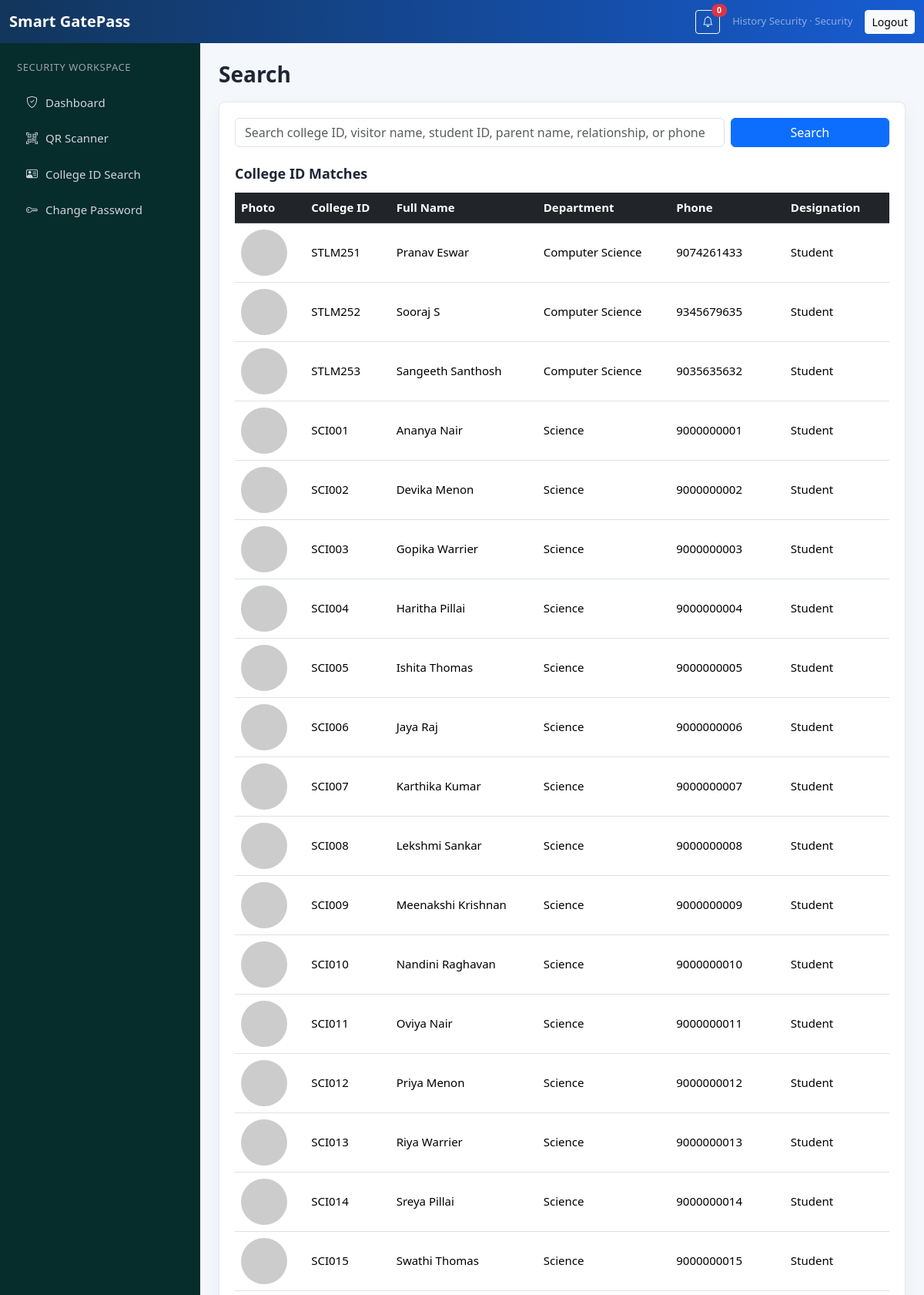
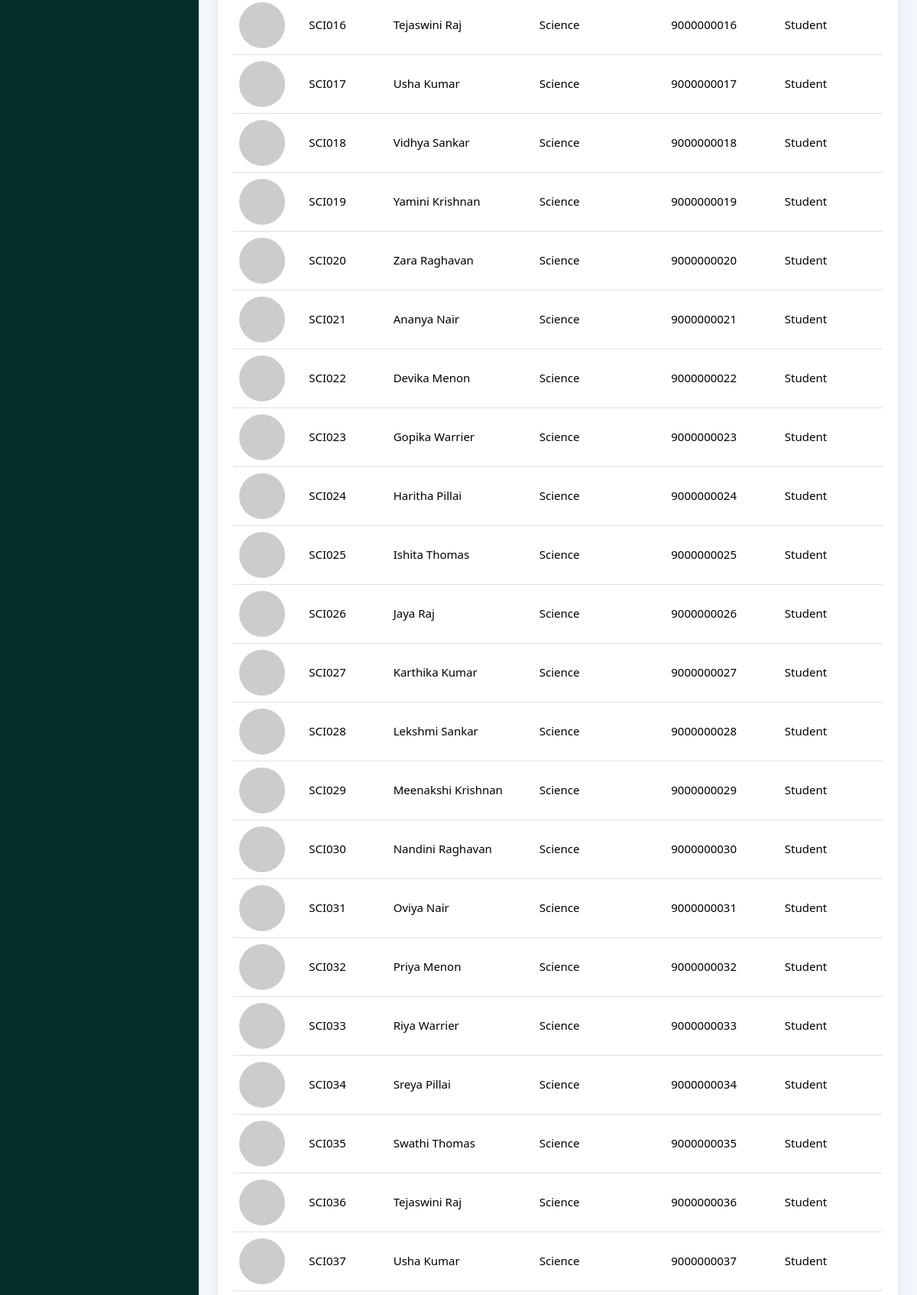
Page /security/search (signed in, upper part) on the committed database (2 pictures, top to bottom).
### models/schema.py (models this page shows, shortened)
class User(db.Model):
    __tablename__ = "users"
    id = db.Column(db.Integer, primary_key=True)
    name = db.Column(db.String(120), nullable=False)
    username = db.Column(db.String(80), unique=True, index=True)
    email = db.Column(db.String(160), unique=True, nullable=False, index=True)
    phone = db.Column(db.String(30), nullable=False)
    password_hash = db.Column(db.String(255), nullable=False)
    role = db.Column(db.String(30), nullable=False, index=True)
    department = db.Column(db.String(120))
    photo = db.Column(db.String(255))
    college_id = db.Column(db.String(80), unique=True, index=True)
    designation = db.Column(db.String(120))
    course_applied = db.Column(db.String(120))
    is_available = db.Column(db.Boolean, default=True)
    is_active = db.Column(db.Boolean, default=True)
    created_at = db.Column(db.DateTime, default=datetime.utcnow)
    visitors = db.relationship("Visitor", backref="public_user", foreign_keys="Visitor.user_id")
    authority_visits = db.relationship("Visitor", backref="authority", foreign_keys="Visitor.authority_id")

class Student(db.Model):
    __tablename__ = "students"
    id = db.Column(db.Integer, primary_key=True)
    student_id = db.Column(db.String(80), unique=True, index=True)
    student_name = db.Column(db.String(120))
    college_id = db.Column(db.String(80), unique=True, nullable=False, index=True)
    full_name = db.Column(db.String(120), nullable=False)
    course_applied = db.Column(db.String(120))
    course = db.Column(db.String(40))
    admission_year = db.Column(db.Integer)
    batch = db.Column(db.String(20))
    current_year = db.Column(db.String(40))
    department = db.Column(db.String(120))
    address = db.Column(db.Text)
    phone = db.Column(db.String(30))
    qr_code = db.Column(db.String(255), unique=True)
    created_by_staff_id = db.Column(db.Integer, db.ForeignKey("users.id"), index=True)
    photo = db.Column(db.String(255))
    created_at = db.Column(db.DateTime, default=datetime.utcnow)
    created_by_staff = db.relationship("User")

### routes/security.py (the view)
@security_bp.route("/search")
@roles_required("security")
def search():
    query = request.args.get("college_id", "").strip().lower()
    visitor_results = []
    records = (
        Student.query.all()
        + Teacher.query.all()
        + User.query.filter(
            User.role.in_(
                ["staff", "principal", "management", "admin"]
            )
        ).all()
    )
    if query:
        results = []
        pattern = f"%{query}%"
        for record in records:
            college_id = getattr(
                record,
                "college_id",
                ""
            ).lower()
            if query in college_id:
                results.append(record)
        visitor_results = (
            Visitor.query.join(User, Visitor.user_id == User.id)
            .filter(
                (User.name.ilike(pattern))
                | (User.phone.ilike(pattern))
                | (Visitor.student_id.ilike(pattern))
                | (Visitor.parent_name.ilike(pattern))
                | (Visitor.relationship.ilike(pattern))
            )
            .order_by(Visitor.created_at.desc())
            .limit(25)
            .all()
        )
    else:
        results = records
    return render_template(
        "security/search.html",
        results=results,
        visitor_results=visitor_results,
        query=query
    )

### utils/notifications.py (called while the page is built)
def unread_count(user_id):
    return Notification.query.filter_by(receiver_id=user_id, is_read=False).count()

### utils/security.py (called while the page is built)
def current_user():
    user_id = session.get("user_id")
    if not user_id:
        return None
    return db.session.get(User, user_id)

def roles_required(*roles):
    def decorator(view):
        @wraps(view)
        def wrapper(*args, **kwargs):
            user = current_user()
            if not user:
                flash("Please log in to continue.", "warning")
                return redirect(url_for("auth.login", next=request.path))
            if user.role not in roles:
                flash("You are not authorized to access that page.", "danger")
                return redirect(url_for(ROLE_DASHBOARDS.get(user.role, "auth.login")))
            return view(*args, **kwargs)
        return wrapper
    return decorator

### templates/security/search.html (shortened to what this page needs)
{% extends 'base.html' %}
{% block content %}
<div class="page-head">
    <h1>Search</h1>
</div>
<div class="panel">
    <form method="get" class="row g-2 mb-4">
        <div class="col-md-9">
            <input type="text" class="form-control" name="college_id" value="{{ query }}" placeholder="Search college ID, visitor name, student ID, parent name, relationship, or phone">
        </div>
        <div class="col-md-3">
            <button class="btn btn-primary w-100">Search</button>
        </div>
    </form>
    <h2>College ID Matches</h2>
    <div class="table-responsive">
        <table class="table table-hover align-middle">
            <thead class="table-dark">
                <tr>
                    <th>Photo</th>
                    <th>College ID</th>
                    <th>Full Name</th>
                    <th>Department</th>
                    <th>Phone</th>
                    <th>Designation</th>
                </tr>
            </thead>
            <tbody>
                {% for user in results %}
                <tr>
                    <td><img src="{% if user.photo %}{{ url_for('static', filename=user.photo) }}{% else %}https://placehold.co/60x60?text=ID{% endif %}" width="60" height="60" style="border-radius:50%; object-fit:cover;"></td>
                    <td>{{ user.college_id }}</td>
                    <td>{{ user.full_name if user.full_name is defined else user.name }}</td>
                    <td>{{ user.department }}</td>
                    <td>{{ user.phone }}</td>
                    <td>{{ user.designation if user.designation is defined else 'Student' }}</td>
                </tr>
                {% else %}
                <tr><td colspan="6" class="text-center text-muted">No college ID matches.</td></tr>
                {% endfor %}
            </tbody>
        </table>
    </div>
</div>
{% endblock %}

### templates/base.html (shortened to what this page needs)
<!doctype html>
<html lang="en" data-bs-theme="light">
<head>
  <link href="https://cdn.jsdelivr.net/npm/bootstrap@5.3.3/dist/css/bootstrap.min.css" rel="stylesheet">
  <link href="https://cdn.jsdelivr.net/npm/bootstrap-icons@1.11.3/font/bootstrap-icons.css" rel="stylesheet">
  <link href="{{ url_for('static', filename='css/style.css') }}" rel="stylesheet">
</head>
<body class="app-body role-{{ current_user.role if current_user else 'guest' }}">
<nav class="navbar navbar-expand-lg app-topbar sticky-top">
  <div class="container-fluid">
    <a class="navbar-brand fw-bold" href="{{ url_for('index') }}">Smart GatePass</a>
    <div class="ms-auto d-flex align-items-center gap-3">
      {% if current_user %}
      <button class="btn btn-sm btn-outline-light position-relative" id="notifyBtn" type="button">
        <i class="bi bi-bell"></i>
        <span class="position-absolute top-0 start-100 translate-middle badge rounded-pill bg-danger" id="notifyBadge">{{ unread_count }}</span>
      </button>
      <span class="small text-white-50">{{ current_user.name }} · {{ current_user.role|title }}</span>
      <a class="btn btn-sm btn-light" href="{{ url_for('auth.logout') }}">Logout</a>
      {% endif %}
    </div>
  </div>
</nav>
<main class="app-shell">
  {% if current_user %}<aside class="sidebar d-none d-lg-block">{% include 'partials/sidebar.html' %}</aside>{% endif %}
  <section class="content">
    {% block content %}{% endblock %}
  </section>
</main>
</body>
</html>

### templates/partials/sidebar.html (shortened to what this page needs)
{% set role = current_user.role %}
<div class="sidebar-title">{{ role|title }} Workspace</div>
<nav class="nav flex-column gap-1">
  {% if role == 'public' %}
  <a class="nav-link" href="{{ url_for('public.dashboard') }}"><i class="bi bi-speedometer2"></i> Dashboard</a>
  <a class="nav-link" href="{{ url_for('public.book') }}"><i class="bi bi-calendar-plus"></i> Book Visit</a>
  {% elif role == 'security' %}
  <a class="nav-link" href="{{ url_for('security.dashboard') }}"><i class="bi bi-shield-check"></i> Dashboard</a>
  <a class="nav-link" href="{{ url_for('security.scanner') }}"><i class="bi bi-qr-code-scan"></i> QR Scanner</a>
  <a class="nav-link" href="{{ url_for('security.search') }}"><i class="bi bi-person-vcard"></i> College ID Search</a>
  {% endif %}
  <a class="nav-link" href="{{ url_for('auth.change_password') }}"><i class="bi bi-key"></i> Change Password</a>
</nav>

### static/css/style.css (style rules this page uses)
:root { --bg: #f4f7fb; --panel: #ffffff; --ink: #1d2635; --muted: #64748b; --brand: #175cd3; --sidebar: #101828; }
body { background: var(--bg); color: var(--ink); font-size: 15px; }
.app-topbar { background: linear-gradient(90deg, #12355b, #175cd3); }
.navbar-brand { color: #fff; }
.app-shell { display: flex; min-height: calc(100vh - 56px); }
.sidebar { width: 260px; background: var(--sidebar); color: #fff; padding: 22px; flex: 0 0 260px; }
.sidebar-title { font-size: 13px; color: #98a2b3; text-transform: uppercase; margin-bottom: 14px; letter-spacing: .04em; }
.sidebar .nav-link { color: #d0d5dd; border-radius: 8px; padding: 10px 12px; display: flex; gap: 10px; align-items: center; }
.content { width: 100%; padding: 24px; }
.page-head { display: flex; justify-content: space-between; gap: 16px; align-items: center; margin-bottom: 18px; }
h1 { font-size: 28px; margin: 0; font-weight: 750; }
h2 { font-size: 18px; font-weight: 700; margin-bottom: 14px; }
.panel, .auth-panel, .stat-card { background: var(--panel); border: 1px solid #e4e7ec; border-radius: 8px; box-shadow: 0 8px 24px rgba(16,24,40,.05); }
.panel { padding: 20px; }
.role-security .sidebar { background: #062c2c; }

### rows in the picture
User: name "History Security", role "Security", role "SECURITY"
Student: college_id "STLM251", full_name "Pranav Eswar", department "Computer Science", phone "9074261433", designation "Student"
Student: college_id "STLM252", full_name "Sooraj S", department "Computer Science", phone "9345679635", designation "Student"
Student: college_id "STLM253", full_name "Sangeeth Santhosh", department "Computer Science", phone "9035635632", designation "Student"
Student: college_id "SCI001", full_name "Ananya Nair", department "Science", phone "9000000001", designation "Student"
Student: college_id "SCI002", full_name "Devika Menon", department "Science", phone "9000000002", designation "Student"
Student: college_id "SCI003", full_name "Gopika Warrier", department "Science", phone "9000000003", designation "Student"
Student: college_id "SCI004", full_name "Haritha Pillai", department "Science", phone "9000000004", designation "Student"
Student: college_id "SCI005", full_name "Ishita Thomas", department "Science", phone "9000000005", designation "Student"
Student: college_id "SCI006", full_name "Jaya Raj", department "Science", phone "9000000006", designation "Student"
Student: college_id "SCI007", full_name "Karthika Kumar", department "Science", phone "9000000007", designation "Student"
Student: college_id "SCI008", full_name "Lekshmi Sankar", department "Science", phone "9000000008", designation "Student"
Student: college_id "SCI009", full_name "Meenakshi Krishnan", department "Science", phone "9000000009", designation "Student"
Student: college_id "SCI010", full_name "Nandini Raghavan", department "Science", phone "9000000010", designation "Student"
Student: college_id "SCI011", full_name "Oviya Nair", department "Science", phone "9000000011", designation "Student"
Student: college_id "SCI012", full_name "Priya Menon", department "Science", phone "9000000012", designation "Student"
Student: college_id "SCI013", full_name "Riya Warrier", department "Science", phone "9000000013", designation "Student"
Student: college_id "SCI014", full_name "Sreya Pillai", department "Science", phone "9000000014", designation "Student"
Student: college_id "SCI015", full_name "Swathi Thomas", department "Science", phone "9000000015", designation "Student"
Student: college_id "SCI016", full_name "Tejaswini Raj", department "Science", phone "9000000016", designation "Student"
Student: college_id "SCI017", full_name "Usha Kumar", department "Science", phone "9000000017", designation "Student"
Student: college_id "SCI018", full_name "Vidhya Sankar", department "Science", phone "9000000018", designation "Student"
Student: college_id "SCI019", full_name "Yamini Krishnan", department "Science", phone "9000000019", designation "Student"
Student: college_id "SCI020", full_name "Zara Raghavan", department "Science", phone "9000000020", designation "Student"
Student: college_id "SCI021", full_name "Ananya Nair", department "Science", phone "9000000021", designation "Student"
Student: college_id "SCI022", full_name "Devika Menon", department "Science", phone "9000000022", designation "Student"
Student: college_id "SCI023", full_name "Gopika Warrier", department "Science", phone "9000000023", designation "Student"
Student: college_id "SCI024", full_name "Haritha Pillai", department "Science", phone "9000000024", designation "Student"
Student: college_id "SCI025", full_name "Ishita Thomas", department "Science", phone "9000000025", designation "Student"
Student: college_id "SCI026", full_name "Jaya Raj", department "Science", phone "9000000026", designation "Student"
Student: college_id "SCI027", full_name "Karthika Kumar", department "Science", phone "9000000027", designation "Student"
Student: college_id "SCI028", full_name "Lekshmi Sankar", department "Science", phone "9000000028", designation "Student"
Student: college_id "SCI029", full_name "Meenakshi Krishnan", department "Science", phone "9000000029", designation "Student"
Student: college_id "SCI030", full_name "Nandini Raghavan", department "Science", phone "9000000030", designation "Student"
Student: college_id "SCI031", full_name "Oviya Nair", department "Science", phone "9000000031", designation "Student"
Student: college_id "SCI032", full_name "Priya Menon", department "Science", phone "9000000032", designation "Student"
Student: college_id "SCI033", full_name "Riya Warrier", department "Science", phone "9000000033", designation "Student"
Student: college_id "SCI034", full_name "Sreya Pillai", department "Science", phone "9000000034", designation "Student"
Student: college_id "SCI035", full_name "Swathi Thomas", department "Science", phone "9000000035", designation "Student"
Student: college_id "SCI036", full_name "Tejaswini Raj", department "Science", phone "9000000036", designation "Student"
Student: college_id "SCI037", full_name "Usha Kumar", department "Science", phone "9000000037", designation "Student"

### other values in the picture
{{ unread_count }} "0"
